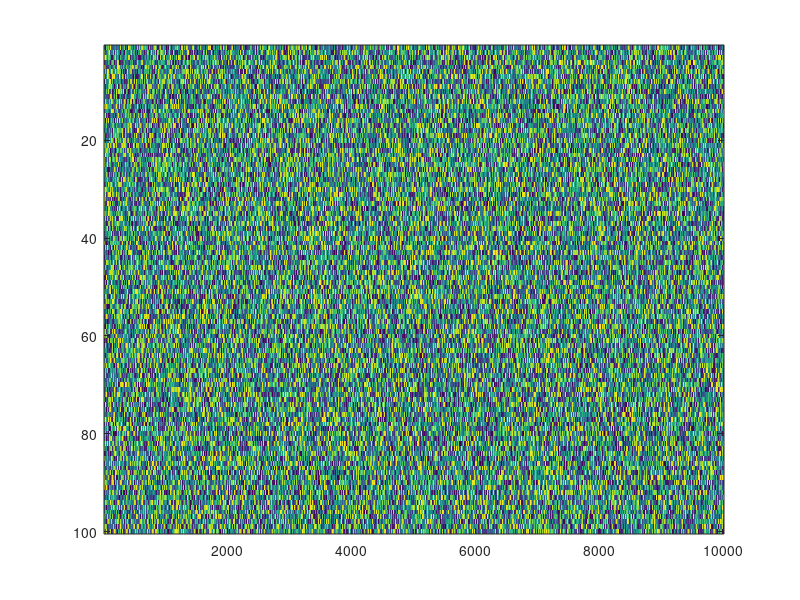

Write MATLAB code to recreate this figure. (Note: this script raises an error after producing the figure.)
T = 1;
L = 1;
n = 100;
dx = L/(n-1);
nt = 10000;
k = (2*pi/L) * [0:n/2-1 -n/2:-1].';
X = linspace(0, L, n);
t = linspace(0, T, nt);
alpha = 0.1;
u0 = -4*sin(2*pi/L * X);
h = randi([-10000 10000], [n,nt]);
%h = eye(n, nt);
figure(20)
imagesc(h)



m = main(["FEM"], L, u0, h, T, n, nt, alpha);
m = m.solve();
m = m.rom(0.95, 10);
m.plot();
